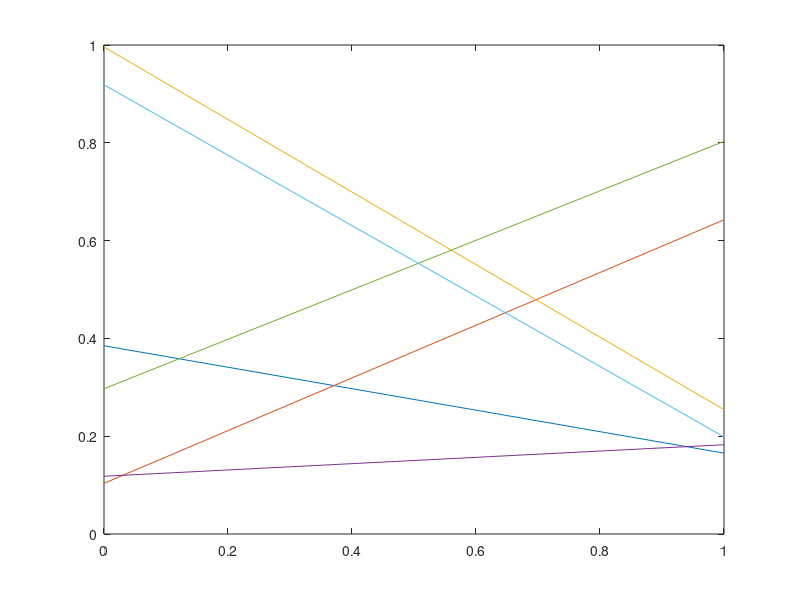

The MATLAB script that drew this image: (Note: this script raises an error after producing the figure.)
%% Preamble -- not to appear in userguide
hfig = figure;
set(hfig,'units','centimeters','NumberTitle','off','Name','test15');
pos = get(hfig,'position');
set(hfig,'position',[pos(1:2),32,16]);
%% Everything below appears in userguide
plot([0 1],rand(6,2));
matlabfrag('graphics/test15');